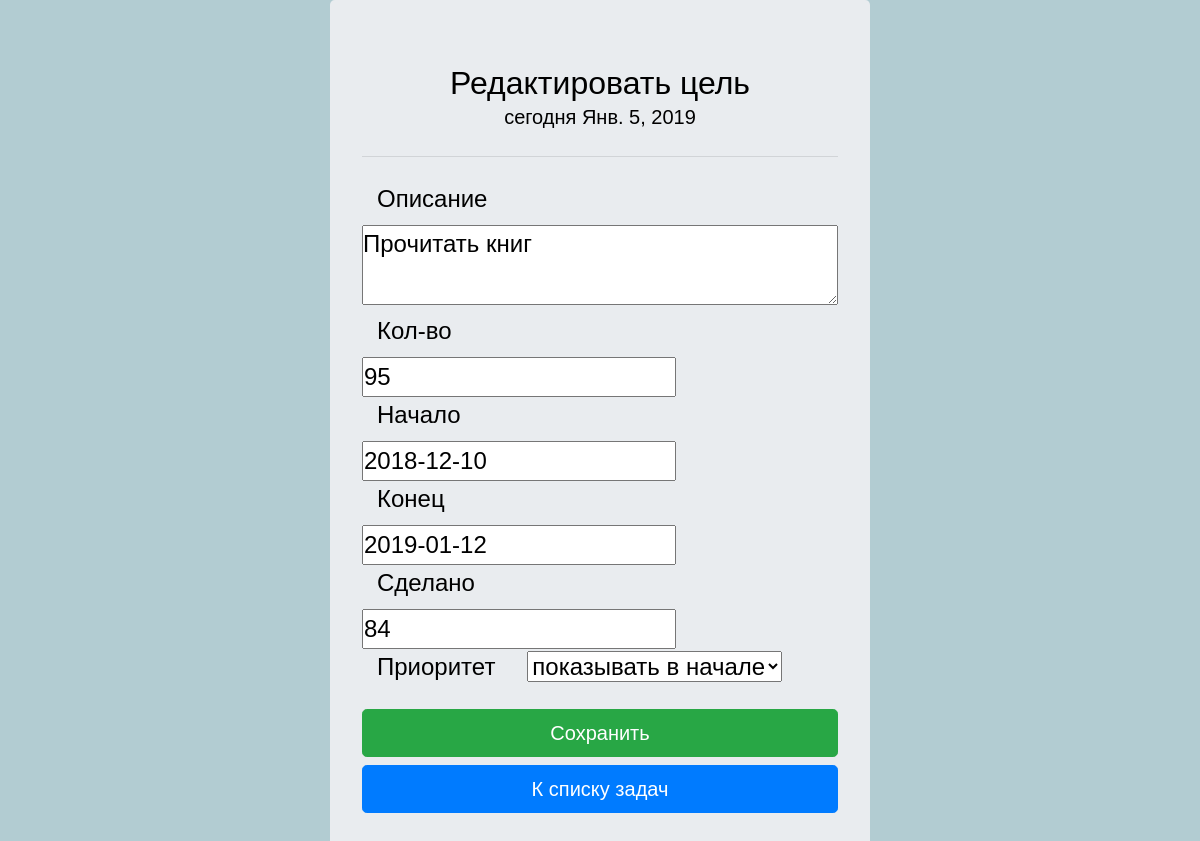
The app's page /progress/edit_target/37 (signed in) with its own data.
### progress/models.py (models this page shows)
class Target(models.Model):
    user = models.ForeignKey(User)
    target_description = models.CharField(max_length=300,)
    target = models.PositiveIntegerField(default=1)
    start_date = models.DateField()
    end_date = models.DateField()
    priority = models.SmallIntegerField(default=1, help_text='приоритет в показе',
                                        choices=((1, 'обычный порядок'),
                                                 (0, 'показывать в начале'),)
                                        )
    done = models.PositiveIntegerField(default=0)
    def _get_current_status(self):
        from datetime import date, datetime
        current_date = date.today()
        task_duration = (self.end_date - self.start_date).days + 1
        target_per_day = self.target / task_duration
        to_be_done = target_per_day * ((current_date - self.start_date).days + 1)  # на сегодня
        if target_per_day == 0:
            return target_per_day
        diff_days =  (self.done - to_be_done) / target_per_day
        return diff_days
    def _get_persentage(self):
        if self.target == 0:
            return 0
        else:
            result = int(self.done * 100 / self.target)
            if result <= 100:
                return result
            else:
                return 100
    def _wording(self):
        if self.f1 == 0:
            return "В графике".format()
        elif self.f1 > 0:
            return 'Впереди'
        else:
            return 'Отстаем'
    def _todo_daily(self):
        from datetime import date, datetime
        current_date = date.today()
        task_duration = (self.end_date - self.start_date).days + 1
        target_per_day = self.target / task_duration
        return target_per_day
    def _tobe_done(self):
        from datetime import date, datetime
        current_date = date.today()
        task_duration = (self.end_date - self.start_date).days + 1
        target_per_day = self.target / task_duration
        to_be_done_today = target_per_day * ((current_date - self.start_date).days + 1)  # на сегодня
        if self.target == 0:
            return 0
        else:
            to_be_done_today = to_be_done_today * 100/self.target
            if to_be_done_today >=100:
                return 100
            else:
                return int(to_be_done_today)
    def _left_todo(self):
        if (self.target - self.done) > 0:
            return (self.target - self.done)
        else:
            return 0
    f1 = property(_get_current_status)
    f2 = property(_get_persentage)
    word = property(_wording)
    daily = property(_todo_daily)
    todo_today = property(_tobe_done)
    left_todo = property(_left_todo)
    class Meta:
        ordering = ['priority', 'target_description']

### progress/views.py (the view)
# urls.py: url(r'^edit_target/(.+)', views.edit_target, name='edit_target'),
@login_required
def edit_target(request, id):
    from datetime import date
    current_date = date.today()
    posted_ok = False
    targets = Target.objects.filter(pk=id)  # ищем нужную запись по id
    target = targets[0]  # она должна существовать
    if request.method == 'POST':
        form = TargetForm(request.POST, instance=target)  # и передаем ее в instance
        if form.is_valid():
            form.save(commit=True)
            posted_ok = True
            messages.add_message(request, messages.SUCCESS, "Цель изменена, продолжаем работать")
            return redirect('progress')
        else:
            errs = form.errors
            return render(request, 'edit_target.html', locals())
    else:
        form = TargetForm(instance=target)
    return render(request, 'edit_target.html', locals())

### progress/forms.py (shortened to what this page needs)
class TargetForm(forms.ModelForm):
    class Meta:
        model = Target
        fields = ['target_description', 'target', 'start_date', 'end_date', 'done', 'priority']
        start_date = forms.DateField(localize=True)
        labels = {
            'target_description': 'Описание цели',
            'target': 'Сколько сделать',
            'start_date': 'Дата начала',
            'end_date': 'Дата окончания',
            'done': 'Уже сделано',
            'priority': 'Приоритет',
        }
        widgets = {'start_date': forms.DateInput(attrs={'id': 'start_date'}),
                   'end_date': forms.DateInput(attrs={'id': 'end_date'}),
                   'target_description': forms.Textarea(attrs={'class':'widget_descr'}),
        }

### progress/templates/edit_target.html (shortened to what this page needs)
{% extends "base.html" %}
{% load staticfiles %}
{% block content %}
<div class="container">
    <div class="row">
        <div class="col"></div>
        <div class="col-md-6 col-sm-12">
            <div class="jumbotron">
                <center>
                    <h1 class="display-4"> Редактировать цель</h1>
                    <p class="lead"> сегодня {{current_date}}</p>
                    <hr class="my-4">
                </center>
                <form method="post" class="form-horizontal" role="form" action=''>
                              <div class="form-group">
                                  <label class="col-sm-4 control-label"> Описание </label>
                            {{form.target_description}} <br>
                                   <label class="col-sm-4 control-label"> Кол-во </label>
                             {{form.target}} <br>
                             <label class="col-sm-4 control-label"> Начало </label>
                            {{form.start_date}} <br>
                            <label class="col-sm-4 control-label"> Конец </label>
                                  {{form.end_date}}
                            <br>
                                   <label class="col-sm-4 control-label">  Сделано </label>
                            {{form.done}} <br>
                                   <label class="col-sm-4 control-label"> Приоритет </label>
                             {{form.priority}}
                              </div>
                    <input class="btn btn-success btn-lg btn-block" id="done" type="submit" name="submit" value="Сохранить"
                            style ="margin-bottom: 0.5rem;" />
                        </form>
                <a href="/progress/progress" class="btn btn-primary btn-lg btn-block" role="button"
                       aria-pressed="true"> К списку задач </a>
            </div>
        </div>
        <div class="col"></div>
    </div>
{% endblock %}

### progress/static/progress/style.css (style rules this page uses)
body,div,dl,dt,dd,ul,ol,li,h1,h2,h3,h4,h5,h6,pre, form,fieldset,input,textarea,p,blockquote,th,td { padding: 0; margin: 0; }
h1,h2,h3,h4,h5,h6 { font-weight: normal; font-size: 100%; }
body { background-color: rgb(178, 204, 210); height: 100%; font-size: 1.5rem; font-family: 'Rubik', sans-serif; color: black; }
h1 { color: black; font-size: 2rem!important; }
.widget_descr { height: 5rem; margin-bottom:0.5rem; width:100%; }

### records on screen
Target: target_description "Прочитать книг", target "95", start_date "2018-12-10", end_date "2019-01-12", done "84", priority "показывать в начале"
